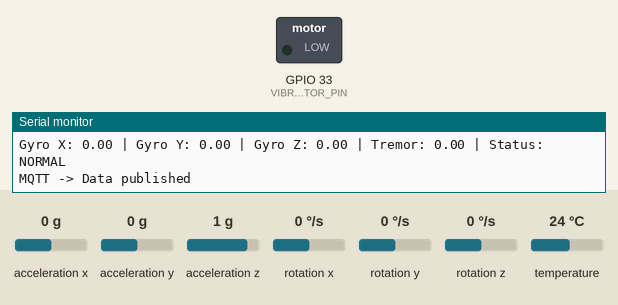
The sketch below on a simulated ESP32. Shown: switched loads named in the sketch (green lamp = pin HIGH), the last lines printed to the serial monitor. The test bench sets the inputs (shaded band); at power-on: rotation x 0 °/s, acceleration x 0 g, acceleration y 0 g, acceleration z 1 g, rotation y 0 °/s, rotation z 0 °/s, temperature 24 °C. WiFi joins after 1.5 s; servers stay silent unless stated; random numbers use the default seed unless the sketch sets one; no MQTT or app messages arrive unless stated.

Above: at 2.7 s.
2.8 s: rotation x set to -82 °/s
4.3 s: rotation x set to -91 °/s
At 5.1 s:
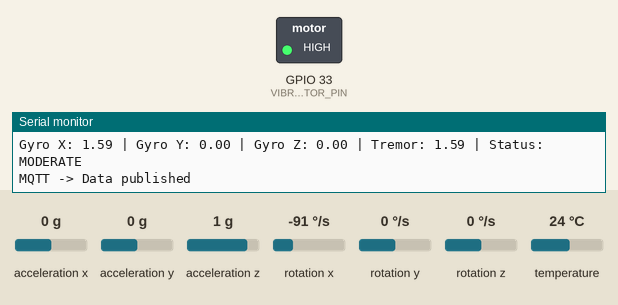
Timing chart, 0 to 7.3 s (numbered marks = the images above; inputs shaded):
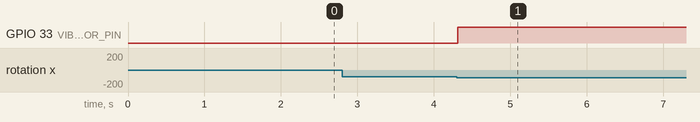

Measured:
- the behaviour switches between -85 and -86 °/s on rotation x (found by bisection; images 0 and 1)
- after the input at 4.3 s, GPIO 33 (VIBRATION_MOTOR_PIN): LOW → HIGH at once

The sketch:

Fetin.ino
```cpp
#include <WiFi.h>
#include <WiFiClientSecure.h>
#include <PubSubClient.h>
#include <Wire.h>
#include <Adafruit_MPU6050.h>
#include <Adafruit_Sensor.h>
#include <math.h>

// ======================================
// WIFI CONFIGURATION
// ======================================

const char* WIFI_SSID = "Ana Beatriz";
const char* WIFI_PASSWORD = "ANABIA2710200627";

// ======================================
// HIVEMQ MQTT CONFIGURATION
// ======================================

const char* MQTT_SERVER = "ca7a0fa4df60498cb66ecefa6a0a048b.s1.eu.hivemq.cloud";
const int MQTT_PORT = 8883;

const char* MQTT_USER = "iotesp";
const char* MQTT_PASSWORD = "BIA2710.";

const char* TOPIC_PUBLISH = "hand/pulse";

// ======================================
// HARDWARE CONFIGURATION
// ======================================

const int VIBRATION_MOTOR_PIN = 33;

// ======================================
// MPU6050
// ======================================

Adafruit_MPU6050 mpu;

// ======================================
// MQTT
// ======================================

WiFiClientSecure espClient;
PubSubClient mqttClient(espClient);

// ======================================
// TREMOR SETTINGS
// ======================================

float tremorThreshold = 1.5;

unsigned long lastPublishTime = 0;
const unsigned long publishInterval = 500;

// ======================================
// FUNCTION DECLARATIONS
// ======================================

void initializeMPU();
void connectWiFi();
void reconnectMQTT();

float calculateTremorIntensity(
  float &gyroX,
  float &gyroY,
  float &gyroZ
);

void publishMQTTData(
  float gyroX,
  float gyroY,
  float gyroZ,
  float intensity,
  String status
);

void activateVibration();
void deactivateVibration();

void detectTremor();

// ======================================
// SETUP
// ======================================

void setup() {

  Serial.begin(115200);

  Wire.begin(25, 26);

  pinMode(VIBRATION_MOTOR_PIN, OUTPUT);
  digitalWrite(VIBRATION_MOTOR_PIN, LOW);

  initializeMPU();

  connectWiFi();

  // Configuração SSL/TLS para o HiveMQ
  espClient.setInsecure();

  mqttClient.setServer(
    MQTT_SERVER,
    MQTT_PORT
  );

  Serial.println();
  Serial.println("================================");
  Serial.println("       HANDPULSE READY");
  Serial.println("================================");
}

// ======================================
// LOOP
// ======================================

void loop() {

  // Mantém a conexão MQTT ativa
  if (!mqttClient.connected()) {
    reconnectMQTT();
  }

  mqttClient.loop();

  // Detecta tremores
  detectTremor();

  delay(20);
}

// ======================================
// MPU INITIALIZATION
// ======================================

void initializeMPU() {

  Serial.println("Initializing MPU6050...");

  if (!mpu.begin()) {

    Serial.println("MPU6050 not found!");

    while (true) {
      delay(10);
    }
  }

  Serial.println("MPU6050 connected!");
}

// ======================================
// WIFI CONNECTION
// ======================================

void connectWiFi() {

  WiFi.begin(
    WIFI_SSID,
    WIFI_PASSWORD
  );

  Serial.print("Connecting to WiFi");

  while (WiFi.status() != WL_CONNECTED) {

    delay(500);
    Serial.print(".");
  }

  Serial.println();
  Serial.println("WiFi Connected!");

  Serial.print("IP Address: ");
  Serial.println(WiFi.localIP());
}

// ======================================
// MQTT RECONNECT
// ======================================

void reconnectMQTT() {

  while (!mqttClient.connected()) {

    Serial.print(
      "Attempting MQTT connection to HiveMQ..."
    );

    // Cria um ID único para o ESP32
    String clientId = "ESP32-TremorSensor-";
    clientId += String(random(0xffff), HEX);

    if (
      mqttClient.connect(
        clientId.c_str(),
        MQTT_USER,
        MQTT_PASSWORD
      )
    ) {

      Serial.println(" Connected!");

    } else {

      Serial.print(" Failed, rc=");
      Serial.print(mqttClient.state());

      Serial.println(
        " Trying again in 5 seconds..."
      );

      delay(5000);
    }
  }
}

// ======================================
// TREMOR CALCULATION
// ======================================

float calculateTremorIntensity(
  float &gyroX,
  float &gyroY,
  float &gyroZ
) {

  sensors_event_t a;
  sensors_event_t g;
  sensors_event_t temp;

  mpu.getEvent(
    &a,
    &g,
    &temp
  );

  gyroX = abs(g.gyro.x);
  gyroY = abs(g.gyro.y);
  gyroZ = abs(g.gyro.z);

  float tremorIntensity = sqrt(
    gyroX * gyroX +
    gyroY * gyroY +
    gyroZ * gyroZ
  );

  return tremorIntensity;
}

// ======================================
// VIBRATION CONTROL
// ======================================

void activateVibration() {

  digitalWrite(
    VIBRATION_MOTOR_PIN,
    HIGH
  );
}

void deactivateVibration() {

  digitalWrite(
    VIBRATION_MOTOR_PIN,
    LOW
  );
}

// ======================================
// TREMOR DETECTION
// ======================================

void detectTremor() {

  float gyroX;
  float gyroY;
  float gyroZ;

  float tremorIntensity =
    calculateTremorIntensity(
      gyroX,
      gyroY,
      gyroZ
    );

  String statusMessage = "NORMAL";

  // ====================================
  // TREMOR CLASSIFICATION
  // ====================================

  if (
    tremorIntensity >
    tremorThreshold * 2
  ) {

    statusMessage = "STRONG";

    activateVibration();

  }

  else if (
    tremorIntensity >
    tremorThreshold
  ) {

    statusMessage = "MODERATE";

    activateVibration();

  }

  else {

    statusMessage = "NORMAL";

    deactivateVibration();
  }

  // ====================================
  // MQTT PUBLISH
  // ====================================

  unsigned long currentTime = millis();

  if (
    currentTime - lastPublishTime
    >= publishInterval
  ) {

    lastPublishTime = currentTime;

    // Serial debug
    Serial.print("Gyro X: ");
    Serial.print(gyroX);

    Serial.print(" | Gyro Y: ");
    Serial.print(gyroY);

    Serial.print(" | Gyro Z: ");
    Serial.print(gyroZ);

    Serial.print(" | Tremor: ");
    Serial.print(tremorIntensity);

    Serial.print(" | Status: ");
    Serial.println(statusMessage);

    publishMQTTData(
      gyroX,
      gyroY,
      gyroZ,
      tremorIntensity,
      statusMessage
    );
  }
}

// ======================================
// PUBLISH MQTT DATA
// ======================================

void publishMQTTData(
  float gyroX,
  float gyroY,
  float gyroZ,
  float intensity,
  String status
) {

  String payload = "{";

  payload += "\"gyro_x\":";
  payload += String(gyroX, 2);

  payload += ",\"gyro_y\":";
  payload += String(gyroY, 2);

  payload += ",\"gyro_z\":";
  payload += String(gyroZ, 2);

  payload += ",\"intensity\":";
  payload += String(intensity, 2);

  payload += ",\"status\":\"";
  payload += status;
  payload += "\"";

  payload += "}";

  bool success = mqttClient.publish(
    TOPIC_PUBLISH,
    payload.c_str()
  );

  if (success) {

    Serial.println(
      "MQTT -> Data published"
    );

  } else {

    Serial.println(
      "MQTT -> Publish failed"
    );
  }
}
```
